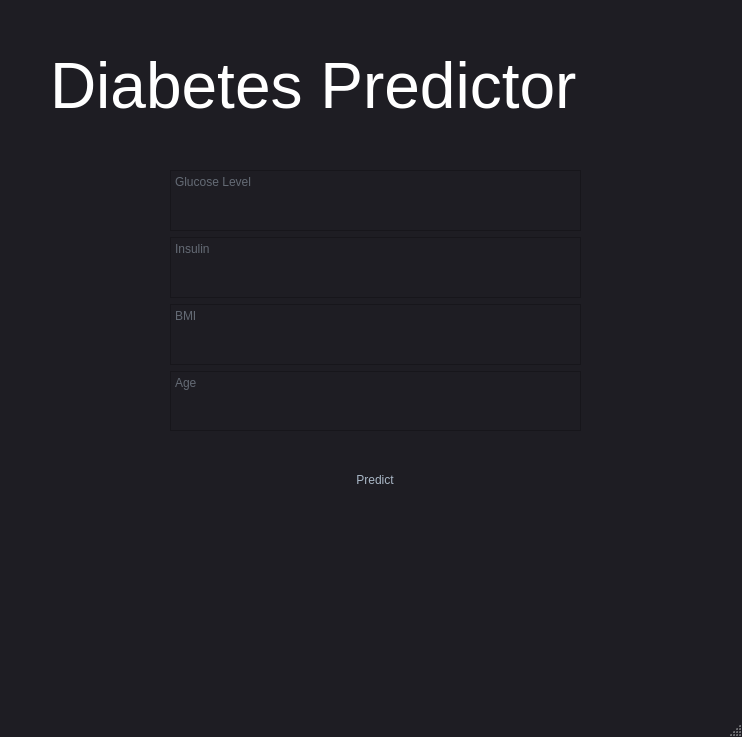
<?xml version="1.0" encoding="UTF-8"?>
<ui version="4.0">
 <class>MainWindow</class>
 <widget class="QMainWindow" name="MainWindow">
  <property name="geometry">
   <rect>
    <x>0</x>
    <y>0</y>
    <width>742</width>
    <height>737</height>
   </rect>
  </property>
  <property name="windowTitle">
   <string>MainWindow</string>
  </property>
  <property name="styleSheet">
   <string notr="true">/*
Material Dark Style Sheet for QT Applications
Author: Jaime A. Quiroga P.
Inspired on https://github.com/jxfwinter/qt-material-stylesheet
Company: GTRONICK
Last updated: 04/12/2018, 15:00.
Available at: https://github.com/GTRONICK/QSS/blob/master/MaterialDark.qss
*/
QMainWindow {
	background-color:#1e1d23;
}
QDialog {
	background-color:#1e1d23;
}
QColorDialog {
	background-color:#1e1d23;
}
QTextEdit {
	background-color:#1e1d23;
	color: #a9b7c6;
}
QPlainTextEdit {
	selection-background-color:#007b50;
	background-color:#1e1d23;
	border-style: solid;
	border-top-color: transparent;
	border-right-color: transparent;
	border-left-color: transparent;
	border-bottom-color: transparent;
	border-width: 1px;
	color: #a9b7c6;
}
QPushButton{
	border-style: solid;
	border-top-color: transparent;
	border-right-color: transparent;
	border-left-color: transparent;
	border-bottom-color: transparent;
	border-width: 1px;
	border-style: solid;
	color: #a9b7c6;
	padding: 2px;
	background-color: #1e1d23;
}
QPushButton::default{
	border-style: inset;
	border-top-color: transparent;
	border-right-color: transparent;
	border-left-color: transparent;
	border-bottom-color: #04b97f;
	border-width: 1px;
	color: #a9b7c6;
	padding: 2px;
	background-color: #1e1d23;
}
QToolButton {
	border-style: solid;
	border-top-color: transparent;
	border-right-color: transparent;
	border-left-color: transparent;
	border-bottom-color: #04b97f;
	border-bottom-width: 1px;
	border-style: solid;
	color: #a9b7c6;
	padding: 2px;
	background-color: #1e1d23;
}
QToolButton:hover{
	border-style: solid;
	border-top-color: transparent;
	border-right-color: transparent;
	border-left-color: transparent;
	border-bottom-color: #37efba;
	border-bottom-width: 2px;
	border-style: solid;
	color: #FFFFFF;
	padding-bottom: 1px;
	background-color: #1e1d23;
}
QPushButton:hover{
	border-style: solid;
	border-top-color: transparent;
	border-right-color: transparent;
	border-left-color: transparent;
	border-bottom-color: #37efba;
	border-bottom-width: 1px;
	border-style: solid;
	color: #FFFFFF;
	padding-bottom: 2px;
	background-color: #1e1d23;
}
QPushButton:pressed{
	border-style: solid;
	border-top-color: transparent;
	border-right-color: transparent;
	border-left-color: transparent;
	border-bottom-color: #37efba;
	border-bottom-width: 2px;
	border-style: solid;
	color: #37efba;
	padding-bottom: 1px;
	background-color: #1e1d23;
}
QPushButton:disabled{
	border-style: solid;
	border-top-color: transparent;
	border-right-color: transparent;
	border-left-color: transparent;
	border-bottom-color: #808086;
	border-bottom-width: 2px;
	border-style: solid;
	color: #808086;
	padding-bottom: 1px;
	background-color: #1e1d23;
}
QLineEdit {
	border-width: 1px; border-radius: 4px;
	border-color: rgb(58, 58, 58);
	border-style: inset;
	padding: 0 8px;
	color: #a9b7c6;
	background:#1e1d23;
	selection-background-color:#007b50;
	selection-color: #FFFFFF;
}
QLabel {
	color: #a9b7c6;
}
QLCDNumber {
	color: #37e6b4;
}
QProgressBar {
	text-align: center;
	color: rgb(240, 240, 240);
	border-width: 1px; 
	border-radius: 10px;
	border-color: rgb(58, 58, 58);
	border-style: inset;
	background-color:#1e1d23;
}
QProgressBar::chunk {
	background-color: #04b97f;
	border-radius: 5px;
}
QMenuBar {
	background-color: #1e1d23;
}
QMenuBar::item {
	color: #a9b7c6;
  	spacing: 3px;
  	padding: 1px 4px;
  	background: #1e1d23;
}

QMenuBar::item:selected {
  	background:#1e1d23;
	color: #FFFFFF;
}
QMenu::item:selected {
	border-style: solid;
	border-top-color: transparent;
	border-right-color: transparent;
	border-left-color: #04b97f;
	border-bottom-color: transparent;
	border-left-width: 2px;
	color: #FFFFFF;
	padding-left:15px;
	padding-top:4px;
	padding-bottom:4px;
	padding-right:7px;
	background-color: #1e1d23;
}
QMenu::item {
	border-style: solid;
	border-top-color: transparent;
	border-right-color: transparent;
	border-left-color: transparent;
	border-bottom-color: transparent;
	border-bottom-width: 1px;
	border-style: solid;
	color: #a9b7c6;
	padding-left:17px;
	padding-top:4px;
	padding-bottom:4px;
	padding-right:7px;
	background-color: #1e1d23;
}
QMenu{
	background-color:#1e1d23;
}
QTabWidget {
	color:rgb(0,0,0);
	background-color:#1e1d23;
}
QTabWidget::pane {
		border-color: rgb(77,77,77);
		background-color:#1e1d23;
		border-style: solid;
		border-width: 1px;
    	border-radius: 6px;
}
QTabBar::tab {
	border-style: solid;
	border-top-color: transparent;
	border-right-color: transparent;
	border-left-color: transparent;
	border-bottom-color: transparent;
	border-bottom-width: 1px;
	border-style: solid;
	color: #808086;
	padding: 3px;
	margin-left:3px;
	background-color: #1e1d23;
}
QTabBar::tab:selected, QTabBar::tab:last:selected, QTabBar::tab:hover {
  	border-style: solid;
	border-top-color: transparent;
	border-right-color: transparent;
	border-left-color: transparent;
	border-bottom-color: #04b97f;
	border-bottom-width: 2px;
	border-style: solid;
	color: #FFFFFF;
	padding-left: 3px;
	padding-bottom: 2px;
	margin-left:3px;
	background-color: #1e1d23;
}

QCheckBox {
	color: #a9b7c6;
	padding: 2px;
}
QCheckBox:disabled {
	color: #808086;
	padding: 2px;
}

QCheckBox:hover {
	border-radius:4px;
	border-style:solid;
	padding-left: 1px;
	padding-right: 1px;
	padding-bottom: 1px;
	padding-top: 1px;
	border-width:1px;
	border-color: rgb(87, 97, 106);
	background-color:#1e1d23;
}
QCheckBox::indicator:checked {

	height: 10px;
	width: 10px;
	border-style:solid;
	border-width: 1px;
	border-color: #04b97f;
	color: #a9b7c6;
	background-color: #04b97f;
}
QCheckBox::indicator:unchecked {

	height: 10px;
	width: 10px;
	border-style:solid;
	border-width: 1px;
	border-color: #04b97f;
	color: #a9b7c6;
	background-color: transparent;
}
QRadioButton {
	color: #a9b7c6;
	background-color: #1e1d23;
	padding: 1px;
}
QRadioButton::indicator:checked {
	height: 10px;
	width: 10px;
	border-style:solid;
	border-radius:5px;
	border-width: 1px;
	border-color: #04b97f;
	color: #a9b7c6;
	background-color: #04b97f;
}
QRadioButton::indicator:!checked {
	height: 10px;
	width: 10px;
	border-style:solid;
	border-radius:5px;
	border-width: 1px;
	border-color: #04b97f;
	color: #a9b7c6;
	background-color: transparent;
}
QStatusBar {
	color:#027f7f;
}
QSpinBox {
	color: #a9b7c6;	
	background-color: #1e1d23;
}
QDoubleSpinBox {
	color: #a9b7c6;	
	background-color: #1e1d23;
}
QTimeEdit {
	color: #a9b7c6;	
	background-color: #1e1d23;
}
QDateTimeEdit {
	color: #a9b7c6;	
	background-color: #1e1d23;
}
QDateEdit {
	color: #a9b7c6;	
	background-color: #1e1d23;
}
QComboBox {
	color: #a9b7c6;	
	background: #1e1d23;
}
QComboBox:editable {
	background: #1e1d23;
	color: #a9b7c6;
	selection-background-color: #1e1d23;
}
QComboBox QAbstractItemView {
	color: #a9b7c6;	
	background: #1e1d23;
	selection-color: #FFFFFF;
	selection-background-color: #1e1d23;
}
QComboBox:!editable:on, QComboBox::drop-down:editable:on {
	color: #a9b7c6;	
	background: #1e1d23;
}
QFontComboBox {
	color: #a9b7c6;	
	background-color: #1e1d23;
}
QToolBox {
	color: #a9b7c6;
	background-color: #1e1d23;
}
QToolBox::tab {
	color: #a9b7c6;
	background-color: #1e1d23;
}
QToolBox::tab:selected {
	color: #FFFFFF;
	background-color: #1e1d23;
}
QScrollArea {
	color: #FFFFFF;
	background-color: #1e1d23;
}
QSlider::groove:horizontal {
	height: 5px;
	background: #04b97f;
}
QSlider::groove:vertical {
	width: 5px;
	background: #04b97f;
}
QSlider::handle:horizontal {
	background: qlineargradient(x1:0, y1:0, x2:1, y2:1, stop:0 #b4b4b4, stop:1 #8f8f8f);
	border: 1px solid #5c5c5c;
	width: 14px;
	margin: -5px 0;
	border-radius: 7px;
}
QSlider::handle:vertical {
	background: qlineargradient(x1:1, y1:1, x2:0, y2:0, stop:0 #b4b4b4, stop:1 #8f8f8f);
	border: 1px solid #5c5c5c;
	height: 14px;
	margin: 0 -5px;
	border-radius: 7px;
}
QSlider::add-page:horizontal {
    background: white;
}
QSlider::add-page:vertical {
    background: white;
}
QSlider::sub-page:horizontal {
    background: #04b97f;
}
QSlider::sub-page:vertical {
    background: #04b97f;
}</string>
  </property>
  <widget class="QWidget" name="centralwidget">
   <widget class="QWidget" name="verticalLayoutWidget">
    <property name="geometry">
     <rect>
      <x>170</x>
      <y>170</y>
      <width>411</width>
      <height>261</height>
     </rect>
    </property>
    <layout class="QVBoxLayout" name="verticalLayout">
     <item>
      <widget class="QTextEdit" name="glucose">
       <property name="markdown">
        <string/>
       </property>
       <property name="placeholderText">
        <string>Glucose Level</string>
       </property>
      </widget>
     </item>
     <item>
      <widget class="QTextEdit" name="insulin">
       <property name="placeholderText">
        <string>Insulin</string>
       </property>
      </widget>
     </item>
     <item>
      <widget class="QTextEdit" name="bmi">
       <property name="placeholderText">
        <string>BMI</string>
       </property>
      </widget>
     </item>
     <item>
      <widget class="QTextEdit" name="age">
       <property name="placeholderText">
        <string>Age</string>
       </property>
      </widget>
     </item>
    </layout>
   </widget>
   <widget class="QLabel" name="label">
    <property name="geometry">
     <rect>
      <x>50</x>
      <y>20</y>
      <width>671</width>
      <height>131</height>
     </rect>
    </property>
    <property name="font">
     <font>
      <family>MS Shell Dlg 2</family>
      <pointsize>48</pointsize>
      <weight>9</weight>
      <italic>false</italic>
      <bold>false</bold>
     </font>
    </property>
    <property name="styleSheet">
     <string notr="true">color: rgb(255, 255, 255);
font: 75 48pt &quot;MS Shell Dlg 2&quot;;</string>
    </property>
    <property name="text">
     <string>Diabetes Predictor</string>
    </property>
   </widget>
   <widget class="QWidget" name="gridLayoutWidget">
    <property name="geometry">
     <rect>
      <x>280</x>
      <y>450</y>
      <width>191</width>
      <height>61</height>
     </rect>
    </property>
    <layout class="QGridLayout" name="gridLayout_2">
     <item row="0" column="0">
      <widget class="QPushButton" name="pred">
       <property name="sizePolicy">
        <sizepolicy hsizetype="Fixed" vsizetype="Fixed">
         <horstretch>0</horstretch>
         <verstretch>0</verstretch>
        </sizepolicy>
       </property>
       <property name="maximumSize">
        <size>
         <width>80</width>
         <height>40</height>
        </size>
       </property>
       <property name="text">
        <string>Predict</string>
       </property>
      </widget>
     </item>
    </layout>
   </widget>
   <widget class="QLabel" name="result">
    <property name="geometry">
     <rect>
      <x>-220</x>
      <y>520</y>
      <width>1241</width>
      <height>91</height>
     </rect>
    </property>
    <property name="styleSheet">
     <string notr="true">font: 15pt &quot;MS Shell Dlg 2&quot;;</string>
    </property>
    <property name="text">
     <string/>
    </property>
    <property name="alignment">
     <set>Qt::AlignCenter</set>
    </property>
   </widget>
  </widget>
  <widget class="QMenuBar" name="menubar">
   <property name="geometry">
    <rect>
     <x>0</x>
     <y>0</y>
     <width>742</width>
     <height>23</height>
    </rect>
   </property>
  </widget>
  <widget class="QStatusBar" name="statusbar"/>
 </widget>
 <resources/>
 <connections/>
</ui>
